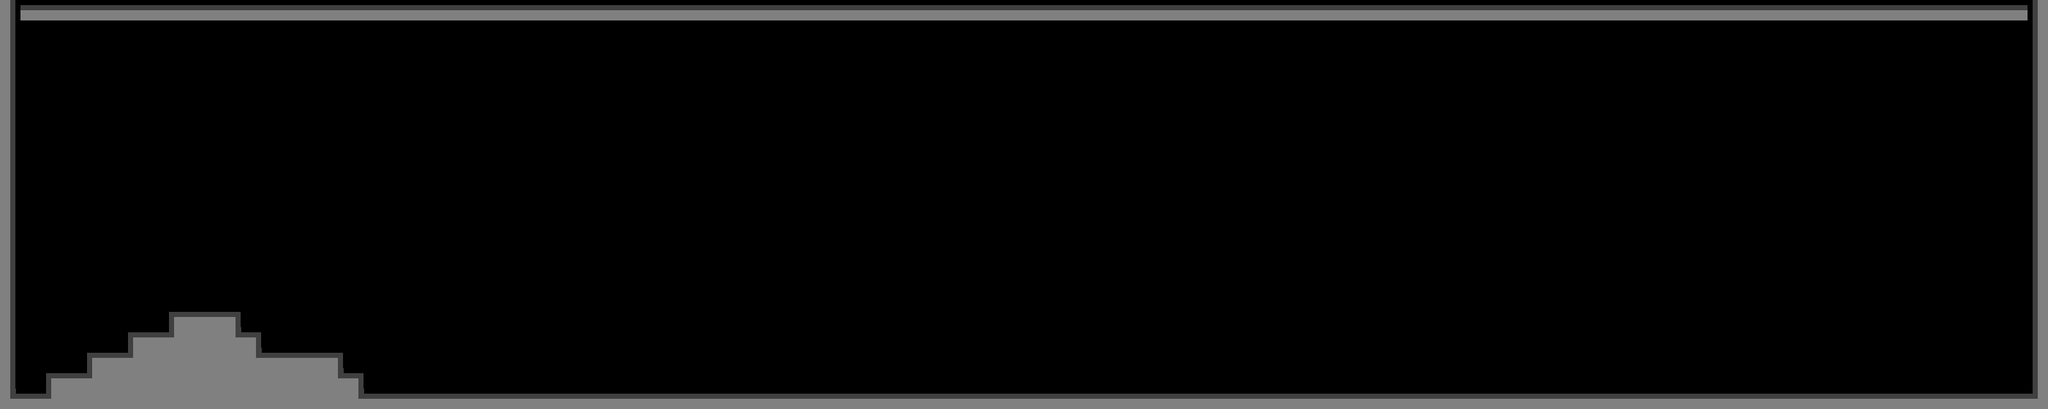

This game map was drawn from its Tiled (.tmx) file and the tilesets committed beside it. A one-line description and the trimmed map source follow:
An orthogonal 100x20 tile map with 32x32 px tiles, 1 tile layer (Tile Layer 1), 3 tilesets and 16 objects.

<map version="1.0" orientation="orthogonal" renderorder="right-down" width="100" height="20" tilewidth="32" tileheight="32" nextobjectid="34">
 <tileset firstgid="1" name="tiles" tilewidth="32" tileheight="32">
  <image source="../resources/tiles.png" width="128" height="128" />
 </tileset>
 <tileset firstgid="17" name="box" tilewidth="64" tileheight="64">
  <image source="../resources/box.png" width="64" height="64" />
 </tileset>
 <tileset firstgid="18" name="reflector" tilewidth="64" tileheight="64">
  <image source="../resources/reflctor.png" width="64" height="64" />
 </tileset>
 <layer name="Tile Layer 1" width="100" height="20">
  <data>[2000 cells, 276 non-empty, 8 distinct tile ids]</data>
 </layer>
 <objectgroup name="objects">
  <object id="8" gid="17" x="285.333" y="482.667" />
  <object id="9" gid="17" x="445.333" y="546.667" />
  <object id="14" gid="17" x="872" y="497.333" />
  <object id="15" gid="17" x="1573.33" y="449.333" />
  <object id="16" gid="17" x="1828" y="517.333" />
  <object id="17" gid="17" x="1002.67" y="209.333" />
  <object id="18" gid="17" x="570.667" y="225.333" />
  <object id="19" gid="17" x="2270.67" y="430.667" />
  <object id="20" gid="17" x="2566.67" y="213.333" />
  <object id="21" gid="17" x="2885.33" y="382.667" />
  <object id="25" gid="18" x="672" y="608" />
  <object id="26" gid="18" x="736" y="608" />
  <object id="27" gid="18" x="1152" y="608" />
  <object id="31" gid="18" x="1440" y="544" />
  <object id="32" gid="18" x="1440" y="480" />
  <object id="33" gid="18" x="1440" y="416" />
 </objectgroup>
</map>